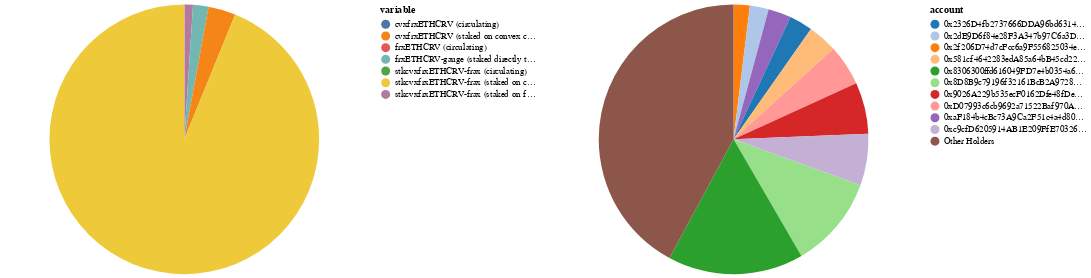

Notebook source saved alongside this figure:
### Code cell
d = df.reset_index()[['index', 'account', 'total_frxETHCRV']].reset_index()
top_n_holders = 10
d_top_n = (
    pd.concat([
        d.loc[d.index < top_n_holders][['account', 'total_frxETHCRV']].rename(columns={'total_frxETHCRV': 'frxETHCRV'}), 
        pd.DataFrame([{
            "account": "Other Holders", 
            "frxETHCRV": d.loc[d.index >= top_n_holders].total_frxETHCRV.sum()}
        ])
    ])
    .sort_values('frxETHCRV').reset_index(drop=True).reset_index()
)

c = (
    alt.hconcat(
        alt.Chart(
            pd.melt(df, id_vars='account', value_vars=value_cols).reset_index()
            .groupby('variable')['value'].sum().reset_index()
            .sort_values('value').reset_index(drop=True).reset_index()
        )
        .transform_joinaggregate(amount_total="sum(value)")
        .transform_calculate(fraction="datum.value / datum.amount_total")
        .mark_arc()
        .encode(
            theta="value:Q", 
            color="variable:N", 
            order="index:O", 
            tooltip=[
                alt.Tooltip("variable:N"), 
                alt.Tooltip("value:Q", format=",d", title="frxETHCRV"),
                alt.Tooltip("fraction:Q", format=".1%", title="Share"),
            ]
        ),
        alt.Chart(d_top_n)
        .transform_joinaggregate(total="sum(frxETHCRV)")
        .transform_calculate(fraction="datum.frxETHCRV / datum.total")
        .mark_arc()
        .encode(
            theta=alt.Theta("frxETHCRV:Q"), 
            color=alt.Color("account:N", scale=alt.Scale(range=colors_28)), 
            order="index:O", 
            tooltip=[
                alt.Tooltip("account:N"), 
                alt.Tooltip("frxETHCRV:Q", format=",d", title="frxETHCRV"),
                alt.Tooltip("fraction:Q", format=".1%", title="Share"),
            ]
        ) 
    )
    .resolve_scale(color="independent")
    .resolve_legend(color="independent")
)
c

### Figure 1 — Vega-Lite specification as saved in the notebook (floating-point values rounded to 4 significant figures)
{"$schema": "https://vega.github.io/schema/vega-lite/v4.17.0.json", "config": {"view": {"continuousHeight": 300, "continuousWidth": 400}}, "datasets": {"data-5eb49ac5a24efcd3291b57216f8751d8": [{"account": "0x2f206D74d7cFcc6a9F556825034eB110a572AD62", "frxETHCRV": 1249.0, "index": 0}, {"account": "0x2dE9D6f84e28F3A347b97C6a3Db51D366E65bA4C", "frxETHCRV": 1453.0, "index": 1}, {"account": "0xaF184b4cBc73A9Ca2F51c4a4d80eD67a2578E9F4", "frxETHCRV": 1772.0, "index": 2}, {"account": "0x2326D4fb2737666DDA96bd6314e3D4418246cFE8", "frxETHCRV": 1801.0, "index": 3}, {"account": "0x581cf4642283edA85a64bB45cd226854415AB830", "frxETHCRV": 2286.0, "index": 4}, {"account": "0xD07993c6cb9692a71522Baf970A31069034dF2B0", "frxETHCRV": 3171.0, "index": 5}, {"account": "0x9026A229b535ecF0162Dfe48fDeb3c75f7b2A7AE", "frxETHCRV": 3965.0, "index": 6}, {"account": "0xc9cfD6205914AB1E209FfE70326d8dd15fc58187", "frxETHCRV": 3999.0, "index": 7}, {"account": "0x8D8B9c79196f32161BcB2A9728D274B3b45eB9AF", "frxETHCRV": 7155.0, "index": 8}, {"account": "0x8306300ffd616049FD7e4b0354a64Da835c1A81C", "frxETHCRV": 10510.0, "index": 9}, {"account": "Other Holders", "frxETHCRV": 27180.0, "index": 10}], "data-d97417277cbfb2d7578c7a17acb97077": [{"index": 0, "value": 0, "variable": "cvxfrxETHCRV (circulating)"}, {"index": 1, "value": 0.05288, "variable": "stkcvxfrxETHCRV-frax (circulating)"}, {"index": 2, "value": 28.87, "variable": "frxETHCRV (circulating)"}, {"index": 3, "value": 638.4, "variable": "stkcvxfrxETHCRV-frax (staked on frax)"}, {"index": 4, "value": 1199.0, "variable": "frxETHCRV-gauge (staked directly through curve)"}, {"index": 5, "value": 2108.0, "variable": "cvxfrxETHCRV (staked on convex curve system)"}, {"index": 6, "value": 60560.0, "variable": "stkcvxfrxETHCRV-frax (staked on convex frax system)"}]}, "hconcat": [{"data": {"name": "data-d97417277cbfb2d7578c7a17acb97077"}, "encoding": {"color": {"field": "variable", "type": "nominal"}, "order": {"field": "index", "type": "ordinal"}, "theta": {"field": "value", "type": "quantitative"}, "tooltip": [{"field": "variable", "type": "nominal"}, {"field": "value", "format": ",d", "title": "frxETHCRV", "type": "quantitative"}, {"field": "fraction", "format": ".1%", "title": "Share", "type": "quantitative"}]}, "mark": "arc", "transform": [{"joinaggregate": [{"as": "amount_total", "field": "value", "op": "sum"}]}, {"as": "fraction", "calculate": "datum.value / datum.amount_total"}]}, {"data": {"name": "data-5eb49ac5a24efcd3291b57216f8751d8"}, "encoding": {"color": {"field": "account", "scale": {"range": ["#1F77B4", "#AEC7E8", "#FF7F0E", "#FFBB78", "#2CA02C", "#98DF8A", "#D62728", "#FF9896", "#9467BD", "#C5B0D5", "#8C564B", "#C49C94", "#E377C2", "#F7B6D2", "#7F7F7F", "#C7C7C7", "#BCBD22", "#DBDB8D", "#17BECF", "#9EDAE5", "#780085", "#7D45E4", "#598CEC", "#3BBEA9", "#56DE52", "#A2EC55", "#DCDD5C", "#F9965B"]}, "type": "nominal"}, "order": {"field": "index", "type": "ordinal"}, "theta": {"field": "frxETHCRV", "type": "quantitative"}, "tooltip": [{"field": "account", "type": "nominal"}, {"field": "frxETHCRV", "format": ",d", "title": "frxETHCRV", "type": "quantitative"}, {"field": "fraction", "format": ".1%", "title": "Share", "type": "quantitative"}]}, "mark": "arc", "transform": [{"joinaggregate": [{"as": "total", "field": "frxETHCRV", "op": "sum"}]}, {"as": "fraction", "calculate": "datum.frxETHCRV / datum.total"}]}], "resolve": {"legend": {"color": "independent"}, "scale": {"color": "independent"}}}
